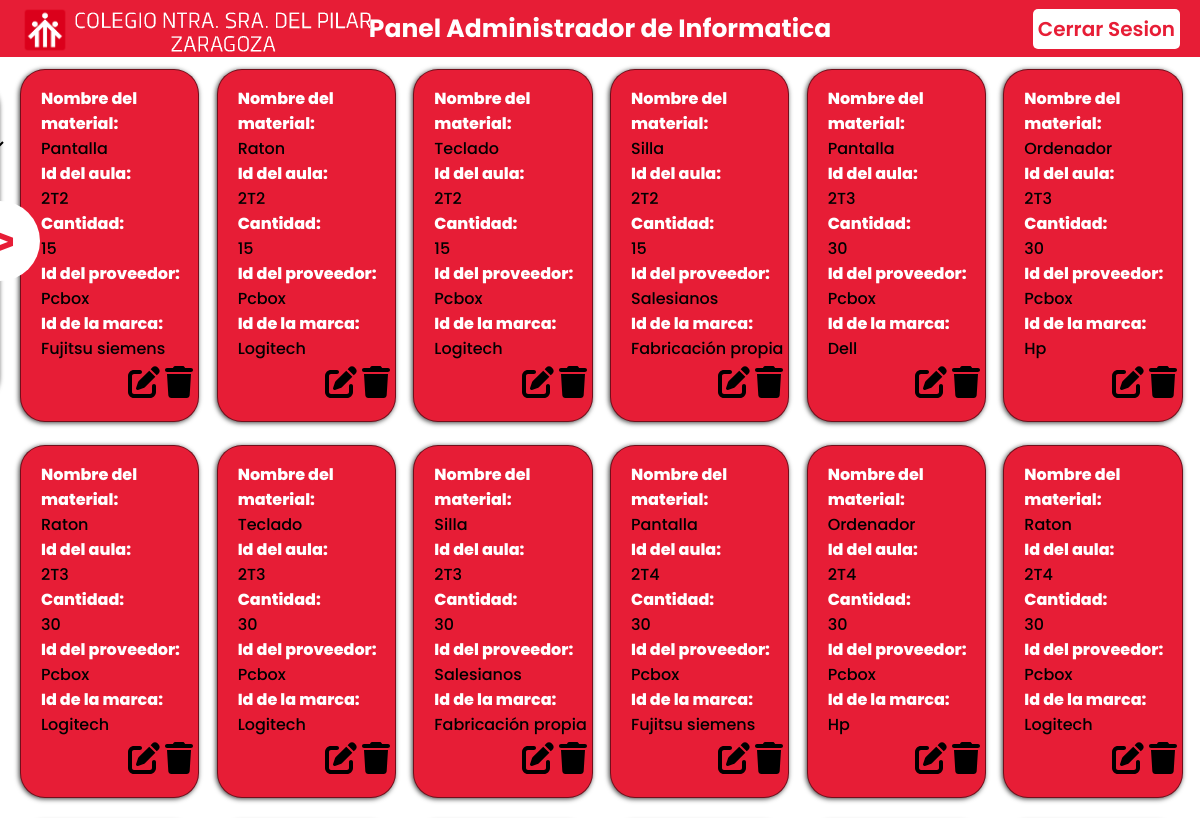
Before: /PanelDepartamento/PanelDepartamento.php (signed in, upper part) with the older database file.
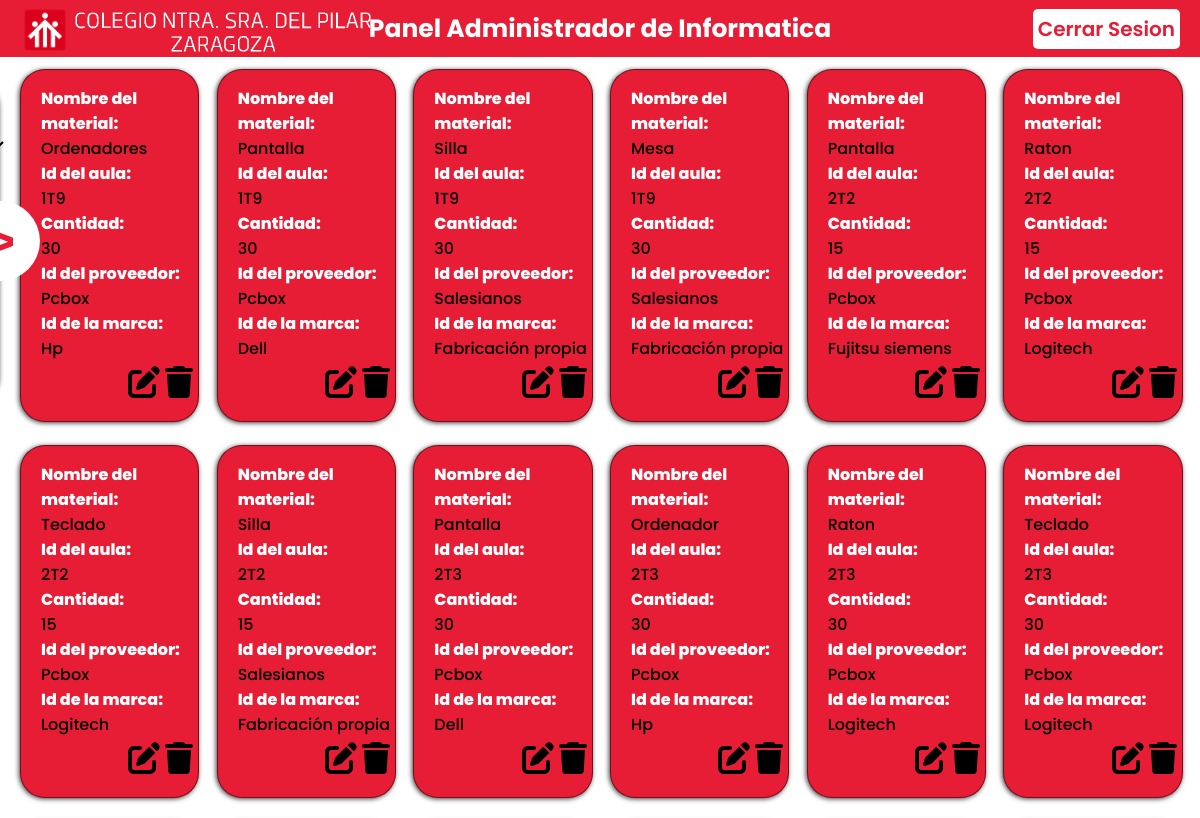
After: the same page with the newer database file.
### tables this page shows
CREATE TABLE `departec` (
  `idDepartamento` int(11) NOT NULL,
  `NombreDepar` varchar(50) NOT NULL
);

CREATE TABLE `materiales` (
  `idMateriales` int(11) NOT NULL,
  `NombreMat` varchar(30) NOT NULL,
  `idAula` varchar(5) NOT NULL,
  `Cantidad` int(11) NOT NULL,
  `idProveedor` int(11) NOT NULL,
  `idMarca` int(11) NOT NULL,
  `idDepartamento` int(11) NOT NULL
);

CREATE TABLE `prov` (
  `idProveedor` int(11) NOT NULL,
  `Nombre` varchar(60) NOT NULL,
  `Direccion` varchar(80) NOT NULL,
  `Municipio` varchar(30) NOT NULL,
  `Provincia` varchar(30) NOT NULL,
  `Telefono` int(9) NOT NULL,
  `idTipo` int(11) NOT NULL,
  `idDepartamento` int(11) DEFAULT NULL
);

CREATE TABLE `marca` (
  `idMarca` int(11) NOT NULL,
  `NombreMarca` varchar(30) NOT NULL,
  `idDepartamento` int(11) NOT NULL
);

### PanelDepartamento/InformacionU.php (the view, shortened to what this page needs)
<?php
include("./conexion_bd.php");
function body($consulta, $conexion)
{
    $resultado = mysqli_query($conexion, $consulta);
    if ($resultado) {
        while ($row = $resultado->fetch_object()) {
            $NombreMat = $row->NombreMat;
            $idAula = $row->idAula;
            $Cantidad = $row->Cantidad;
            $idProveedor = $row->Nombre;
            $idMarca = $row->NombreMarca;
            $idMateriales = $row->idMateriales;
            ?>
            <div class="card">
                <h3>Nombre del material:</h3>
                <?php echo htmlspecialchars($NombreMat) ?>
                <h3>Id del aula:</h3>
                <?php echo htmlspecialchars($idAula) ?>
                <h3>Cantidad:</h3>
                <?php echo htmlspecialchars($Cantidad) ?>
                <h3>Id del proveedor:</h3>
                <?php echo htmlspecialchars($idProveedor) ?>
                <h3>Id de la marca:</h3>
                <?php echo htmlspecialchars($idMarca) ?>
                <div class="card_icons">
                <div onclick="return activarEditar(<?php echo $idMateriales ?>)"></div>
                    <a href="./PanelDepartamento.php?borrar=<?php echo $idMateriales; ?>" onclick="return ConfirmDelete()"></a>
                </div>
            </div>
            <?php
        }
    }
}
if (isset($_GET['search']) && !empty($_GET['search']) || (isset($_GET['value']) && !empty($_GET['value']))) {
    $types = [
        'aula' => 'a.idAula',
        'prov' => 'p.Nombre',
        'marca' => 'ma.NombreMarca',
        'tipoprod' => 'tp.NombreTipo ',
        'ubi' => 'u.NombreUbicacion'
    ];
    $type = "";
    if ($_GET['search'] != 'all' && isset($_GET['value']) && $_GET['value'] != 'all') {
        $types = $types[$_GET['search']];
        $type = "$types = '$_GET[value]' AND";
    }
    $consulta = "SELECT m.idMateriales,m.NombreMat, m.idAula, m.Cantidad,p.Nombre, ma.NombreMarca FROM login AS l
    INNER JOIN departec AS d ON l.idDepartamento = d.idDepartamento
    INNER JOIN aula AS a ON d.idDepartamento = a.idDepartamento
    INNER JOIN materiales AS m ON a.idAula = m.idAula
    INNER JOIN prov AS p ON m.idProveedor = p.idProveedor
    INNER JOIN marca AS ma ON m.idMarca = ma.idMarca
    INNER JOIN tipoprod AS tp ON tp.idTipo = p.idTipo
    INNER JOIN ubi AS u ON u.idUbicacion = a.idUbicacion
    WHERE $type d.idDepartamento  = $_SESSION[deparamento] AND l.idUser = $_SESSION[id]";
    body($consulta, $conexion);
} else {
    $consulta = "SELECT m.idMateriales,m.NombreMat, m.idAula, m.Cantidad,p.Nombre, ma.NombreMarca FROM login AS l
    INNER JOIN departec AS d ON l.idDepartamento = d.idDepartamento
    INNER JOIN aula AS a ON d.idDepartamento = a.idDepartamento
    INNER JOIN materiales AS m ON a.idAula = m.idAula
    INNER JOIN prov AS p ON m.idProveedor = p.idProveedor
    INNER JOIN marca AS ma ON m.idMarca = ma.idMarca
    INNER JOIN tipoprod AS tp ON tp.idTipo = p.idTipo
    INNER JOIN ubi AS u ON u.idUbicacion = a.idUbicacion
    WHERE d.idDepartamento  = $_SESSION[deparamento] AND l.idUser = $_SESSION[id]";
    body($consulta, $conexion);
}

### PanelDepartamento/DepU.php (shortened to what this page needs)
<?php
include("./conexion_bd.php");
$inc = true;
if ($inc){
    $consulta = "SELECT d.NombreDepar , l.idDepartamento FROM login AS l
    LEFT JOIN departec AS d ON l.idDepartamento = d.idDepartamento
    WHERE l.idUser = $_SESSION[id]";
    $resultado = mysqli_query($conexion, $consulta);
    if ($resultado){
        while($row = $resultado->fetch_object()){
            $nombreDepar = $row->NombreDepar;
            ?>
            <?php echo htmlspecialchars($nombreDepar); ?>
        <?php
        }
    }
}
?>

Changed rows visible on the page:
no longer on this page (row unchanged): materiales: NombreMat "Silla", idAula "2T3", Cantidad "30", idProveedor.Nombre "Salesianos", idMarca.NombreMarca "Fabricación propia"
no longer on this page (row unchanged): materiales: NombreMat "Pantalla", idAula "2T4", Cantidad "30", idProveedor.Nombre "Pcbox", idMarca.NombreMarca "Fujitsu siemens"
no longer on this page (row unchanged): materiales: NombreMat "Ordenador", idAula "2T4", Cantidad "30", idProveedor.Nombre "Pcbox", idMarca.NombreMarca "Hp"
no longer on this page (row unchanged): materiales: NombreMat "Raton", idAula "2T4", Cantidad "30", idProveedor.Nombre "Pcbox", idMarca.NombreMarca "Logitech"
added materiales: NombreMat "Ordenadores", idAula "1T9", Cantidad "30", idProveedor.Nombre "Pcbox", idMarca.NombreMarca "Hp"
added materiales: NombreMat "Pantalla", idAula "1T9", Cantidad "30", idProveedor.Nombre "Pcbox", idMarca.NombreMarca "Dell"
added materiales: NombreMat "Silla", idAula "1T9", Cantidad "30", idProveedor.Nombre "Salesianos", idMarca.NombreMarca "Fabricación propia"
added materiales: NombreMat "Mesa", idAula "1T9", Cantidad "30", idProveedor.Nombre "Salesianos", idMarca.NombreMarca "Fabricación propia"
